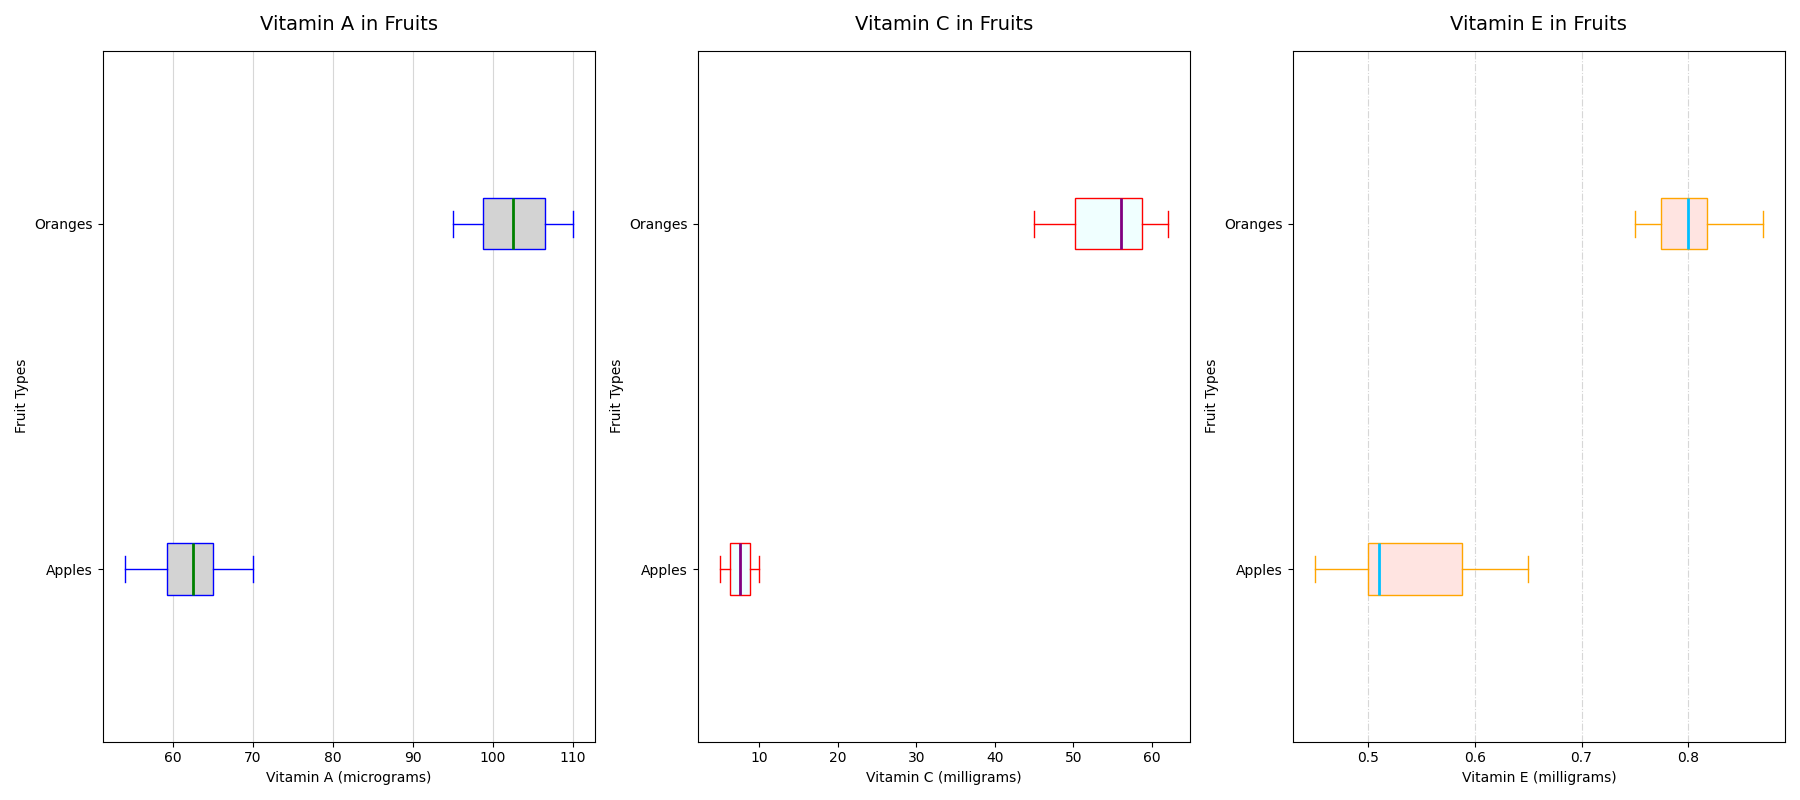

Write Python code to recreate this figure.
import matplotlib.pyplot as plt
import numpy as np

# Data for Vitamin A (in micrograms)
vitamin_a_apples = np.array([54, 60, 63, 65, 59, 70, 65, 62, 55, 66])
vitamin_a_oranges = np.array([98, 102, 110, 95, 105, 107, 103, 109, 101, 98])

# Data for Vitamin C (in milligrams)
vitamin_c_apples = np.array([6, 7, 8, 9, 5, 10, 7, 6, 8, 9])
vitamin_c_oranges = np.array([50, 45, 55, 48, 60, 62, 51, 58, 59, 57])

# Data for Vitamin E (in milligrams)
vitamin_e_apples = np.array([0.5, 0.6, 0.45, 0.5, 0.6, 0.65, 0.55, 0.52, 0.48, 0.50])
vitamin_e_oranges = np.array([0.8, 0.75, 0.85, 0.77, 0.80, 0.87, 0.76, 0.82, 0.81, 0.79])

vitamin_data_a = [vitamin_a_apples, vitamin_a_oranges]
vitamin_data_c = [vitamin_c_apples, vitamin_c_oranges]
vitamin_data_e = [vitamin_e_apples, vitamin_e_oranges]

fruit_labels = ['Apples', 'Oranges']

fig, axs = plt.subplots(1, 3, figsize=(18, 8))

# Vitamin A Distribution
axs[0].boxplot(vitamin_data_a, vert=False, patch_artist=True, labels=fruit_labels, notch=False,
               boxprops=dict(facecolor='skyblue', color='blue'),
               whiskerprops=dict(color='blue'),
               capprops=dict(color='blue'),
               medianprops=dict(color='green', linewidth=2.0))
for patch in axs[0].patches:
    patch.set_facecolor('lightgrey')
axs[0].set_title('Vitamin A in Fruits', fontsize=14, pad=15)
axs[0].set_xlabel('Vitamin A (micrograms)', fontsize=10)
axs[0].set_ylabel('Fruit Types', fontsize=10)
axs[0].grid(True, linestyle='-', linewidth=0.8, alpha=0.5, axis='x')

# Vitamin C Distribution
axs[1].boxplot(vitamin_data_c, vert=False, patch_artist=True, labels=fruit_labels, notch=False,
               boxprops=dict(facecolor='lightpink', color='red'),
               whiskerprops=dict(color='red'),
               capprops=dict(color='red'),
               medianprops=dict(color='purple', linewidth=2.0))
for patch in axs[1].patches:
    patch.set_facecolor('azure')
axs[1].set_title('Vitamin C in Fruits', fontsize=14, pad=15)
axs[1].set_xlabel('Vitamin C (milligrams)', fontsize=10)
axs[1].set_ylabel('Fruit Types', fontsize=10)
axs[1].grid(False)

# Vitamin E Distribution
axs[2].boxplot(vitamin_data_e, vert=False, patch_artist=True, labels=fruit_labels, notch=False,
               boxprops=dict(facecolor='lightyellow', color='orange'),
               whiskerprops=dict(color='orange'),
               capprops=dict(color='orange'),
               medianprops=dict(color='deepskyblue', linewidth=2.0))
for patch in axs[2].patches:
    patch.set_facecolor('mistyrose')
axs[2].set_title('Vitamin E in Fruits', fontsize=14, pad=15)
axs[2].set_xlabel('Vitamin E (milligrams)', fontsize=10)
axs[2].set_ylabel('Fruit Types', fontsize=10)
axs[2].grid(True, linestyle='-.', linewidth=0.8, alpha=0.5, axis='x')

plt.tight_layout()
plt.show()
